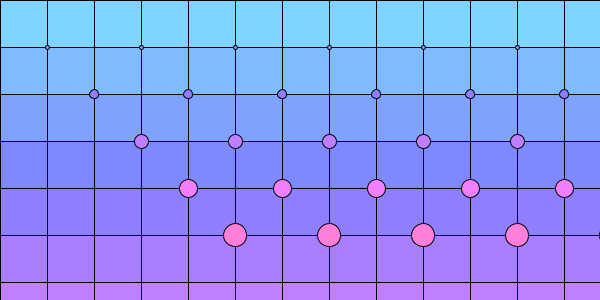
Frame 1 (no input)
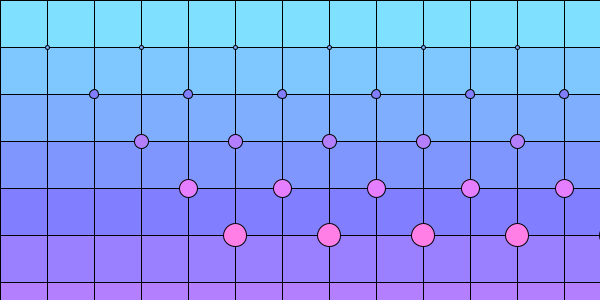
Frame 60 (the mouse pressed at the canvas centre just before this capture)
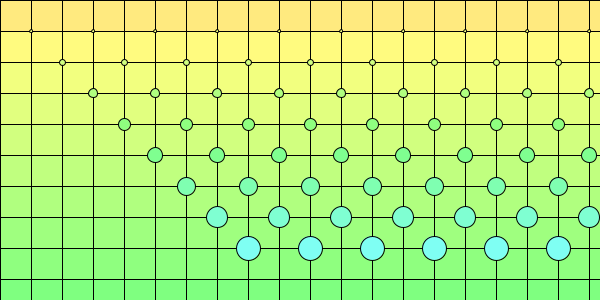
Frame 120 (the mouse held since frame 60 and released just before this capture)

The Processing sketch that drew these frames (run headless with seeded random() and noise(); from frame 60 on, the mouse is pressed at the canvas centre):

// Processing sketch: processing_144169
// ── processing_144169.pde

float increment = 1; // Incrementor thingy
float speed = 0.02;

void setup() {
  size(600, 300);
  background(0);
  colorMode(HSB, 360, 100, 100);
}

void draw() {

  inc();

  /* 
  UNCOMMENT THESE TWO FOR MOUSE INTERACTION THAT DOESN'T WORK IN JAVASCRIPT MODE:
  */
  
  // int distance = (int) map(mouseX, 2, width, 20, 50);
  // float hueOne = map(mouseY, 0, height, -50, 220); // First colour

  /*
  COMMENT OUT THESE TWO IF YOU UNCOMMENTED THEIR MOUSE INTERACTION COUNTERPARTS ABOVE
  */
  println(sin(increment));
  int distance = (int) map(sin(increment), -1, 1, 20, 50);
  float hueOne = map(sin(increment), -1, 1, -50, 220);

  int size = width*2; // Circles' max size
  int diff = 150; // How different the colours should be (max 360)

  // Background grid
  for (int i = 0; i<=width; i+=distance) {
    for (int j = 0; j<=height; j+=distance) {
      float gradient = map(j, 0, width, hueOne, hueOne+diff);
      fill(gradient, 50, 100);
      stroke(0, 100, 0);
      rect(i, j, distance, distance);
    }
  }

  // Halftone dots
  for (int y = distance; y<height-distance; y+=distance) {
    float yhue = map(y, 0, height, hueOne, hueOne+diff);
    fill(yhue, 50, 100);
    for (int x = 0; x<width; x+=(distance*2)) {
      ellipse(x+y, y, y/10, y/10);
    }
  }
}

void inc() {
  increment+=speed;
}
